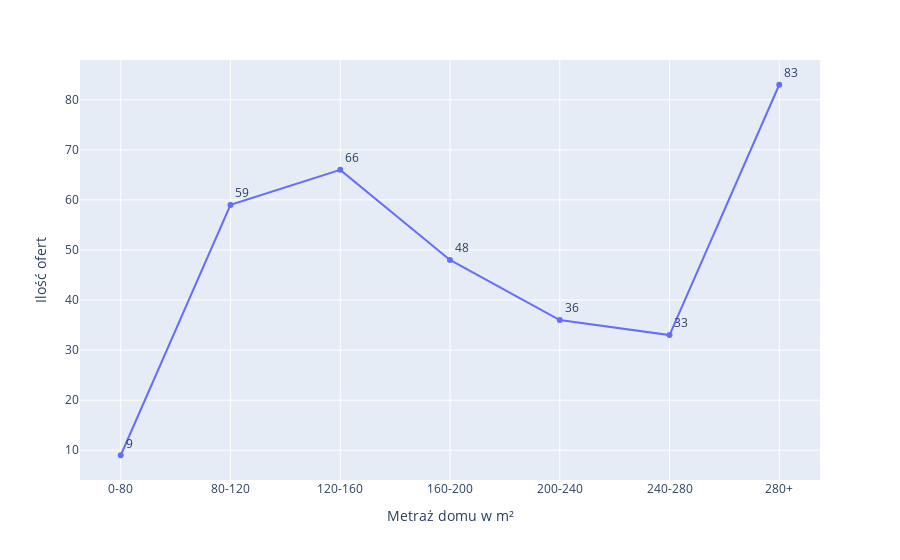

Write notebook code for a chart like this one.
### Code cell
D = dict({
    '0-80': 0,
    '80-120': 0,
    '120-160': 0,
    '160-200': 0,
    '200-240': 0,
    '240-280': 0,
    '280+': 0,
})
for i in data['Metry']:
    if i >= 0 and i < 80:
        D['0-80'] += 1
    elif i >= 80 and i < 120:
        D['80-120'] += 1
    elif i >= 120 and i < 160:
        D['120-160'] += 1
    elif i >= 160 and i < 200:
        D['160-200'] += 1
    elif i >= 200 and i < 240:
        D['200-240'] += 1
    elif i >= 240 and i < 280:
        D['240-280'] += 1
    elif i >= 280:
        D['280+'] += 1

df = pd.DataFrame.from_dict(D, orient='index')
df.index.name = 'Metraż domu w m²'
df.columns=['Ilość ofert']
fig = px.line(df, x=df.index, y='Ilość ofert', text='Ilość ofert')
fig.update_traces(textposition='top right')
fig.update_layout(showlegend=False)

fig.show()

### Figure 1 — Plotly figure (JSON) as saved in the notebook; plotly's stock layout.template omitted (floating-point values rounded to 4 significant figures)
{"data": [{"hovertemplate": "Metraż domu w m²=%{x}<br>Ilość ofert=%{text}<extra></extra>", "legendgroup": "", "line": {"color": "#636efa", "dash": "solid"}, "marker": {"symbol": "circle"}, "mode": "lines+markers+text", "name": "", "orientation": "v", "showlegend": false, "text": [9, 59, 66, 48, 36, 33, 83], "textposition": "top right", "type": "scatter", "x": ["0-80", "80-120", "120-160", "160-200", "200-240", "240-280", "280+"], "xaxis": "x", "y": [9, 59, 66, 48, 36, 33, 83], "yaxis": "y"}], "layout": {"legend": {"tracegroupgap": 0}, "margin": {"t": 60}, "showlegend": false, "xaxis": {"anchor": "y", "domain": [0, 1], "title": {"text": "Metraż domu w m²"}}, "yaxis": {"anchor": "x", "domain": [0, 1], "title": {"text": "Ilość ofert"}}}}
